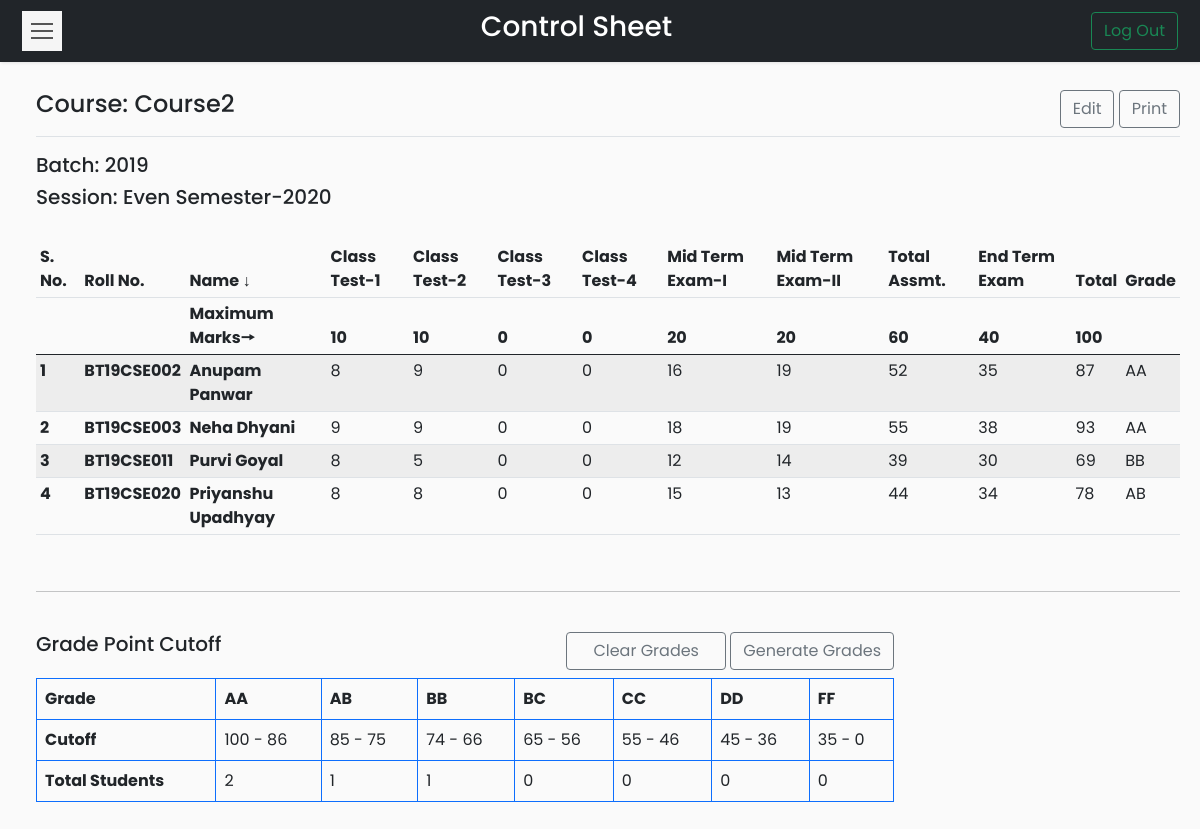
Page /Codes/coursetable.php?course=CSL-X2 (signed in) on the committed database.
### tables this page shows
CREATE TABLE `courses` (
  `id` int(11) NOT NULL,
  `course_name` varchar(50) NOT NULL,
  `course_code` varchar(20) NOT NULL,
  `semester` varchar(25) NOT NULL,
  `batch` varchar(20) NOT NULL
);

CREATE TABLE `controlsheet` (
  `course_code` varchar(20) NOT NULL,
  `roll_no` varchar(20) NOT NULL,
  `name` varchar(50) NOT NULL,
  `class_test_1` float NOT NULL DEFAULT 0,
  `class_test_2` float NOT NULL DEFAULT 0,
  `class_test_3` float NOT NULL DEFAULT 0,
  `class_test_4` float NOT NULL DEFAULT 0,
  `mid_term_1` float NOT NULL DEFAULT 0,
  `mid_term_2` float NOT NULL DEFAULT 0,
  `total_assessment` float NOT NULL DEFAULT 0,
  `end_term` float NOT NULL DEFAULT 0,
  `total_marks` float NOT NULL DEFAULT 0,
  `grade` varchar(5) NOT NULL
);

CREATE TABLE `gradewindow` (
  `course_code` varchar(20) NOT NULL,
  `grade` varchar(5) NOT NULL,
  `lower_cutoff` float NOT NULL,
  `upper_cutoff` float NOT NULL,
  `no_of_students` int(5) NOT NULL
);

### Codes/coursetable.php (the view, shortened to what this page needs)
<?php
if (isset($_SESSION['id'])) {
?>
    <!DOCTYPE html>
    <html>
    <head>
        <link rel="stylesheet" href="css/bootstrap.min.css">
        <link rel="stylesheet" href="css/custom.css">
        <?php
        require_once __DIR__ . '/connection/connect.php';
        if (isset($_GET['course'])) {
            $cd = $_GET['course'];
        } else {
            header('Location: dashboard.php?error=ERROR OCCURRED');
            exit();
        }
        ?>
    </head>
    <body>
        <nav class="navbar navbar-light bg-dark">
            <div class="container-fluid">
                <button type="button" id="sidebarCollapse" class="navbar-btn">
                    <span></span>
                    <span></span>
                    <span></span>
                </button>
                <span class="text-white h3">Control Sheet</span>
                <form class="d-flex">
                    <a href="logout.php">
                        <button class="btn btn-outline-success" type="button">Log Out</button>
                    </a>
                </form>
            </div>
        </nav>
        <div class="wrapper">
            <div id="content">
                <?php
                $sql = "SELECT course_name, semester, batch FROM courses WHERE course_code='$cd'";
                $result = $conn->query($sql);
                $row = $result->fetch_assoc();
                $cn = $row['course_name'];
                ?>
                <main class="col-md-auto ms-sm-3 col-lg-auto px-md-auto" id="printableTable">
                    <div class="d-flex justify-content-between flex-wrap flex-md-nowrap align-items-center pt-2 pb-2 mb-3 border-bottom btn-toolbar mb-3" role="toolbar" aria-label="Toolbar with button groups">
                        <h4 class="h4"><?php echo "Course: " . $cn ?></h4>
                        <div class="d-grid gap-2 d-md-block" role="group" aria-label="First group">
                            <a type="button" class="btn btn-outline-secondary" href="edit.php?course=<?php echo $cd ?>">Edit</a>
                            <a type="button" class="btn btn-outline-secondary" target="_blank" href="print.php?course=<?php echo $cd ?>">Print</a>
                        </div>
                    </div>
                    <h5>Batch: <?php echo $row['batch']; ?></h5>
                    <h5>Session: <?php echo $row['semester']; ?></h5>
                    <br>
                    <div class="table-responsive">
                        <table class="table table-striped table-sm">
                            <thead>
                                <tr>
                                    <th>S. No.</th>
                                    <th>Roll No.</th>
                                    <th>Name ↓</th>
                                    <th>Class Test-1</th>
                                    <th>Class Test-2</th>
                                    <th>Class Test-3</th>
                                    <th>Class Test-4</th>
                                    <th>Mid Term Exam-I</th>
                                    <th>Mid Term Exam-II</th>
                                    <th>Total Assmt.</th>
                                    <th>End Term Exam</th>
                                    <th>Total</th>
                                    <th>Grade</th>
                                </tr>
                                <tr>
                                    <th></th>
                                    <th></th>
                                    <?php
                                    $sql = "SELECT * FROM controlsheet WHERE course_code='$cd'";
                                    $result = $conn->query($sql);
                                    if ($row = $result->fetch_assoc()) {
                                    ?>
                                        <th>Maximum Marks🠖</th>
                                        <th><?php echo $row['class_test_1']; ?></th>
                                        <th><?php echo $row['class_test_2']; ?></th>
                                        <th><?php echo $row['class_test_3']; ?></th>
                                        <th><?php echo $row['class_test_4']; ?></th>
                                        <th><?php echo $row['mid_term_1']; ?></th>
                                        <th><?php echo $row['mid_term_2']; ?></th>
                                        <th><?php echo $row['total_assessment']; ?></th>
                                        <th><?php echo $row['end_term']; ?></th>
                                        <th><?php echo $row['total_marks']; ?></th>
                                        <th><?php echo $row['grade']; ?></th>
                                    <?php } ?>
                                </tr>
                            </thead>
                            <tbody>
                                <?php
                                $i = 1;
                                while ($row = $result->fetch_assoc()) { ?>
                                    <tr>
                                        <td><strong><?php echo $i++; ?></strong></td>
                                        <td><strong><?php echo $row['roll_no']; ?></strong></td>
                                        <td><strong><?php echo $row['name']; ?></strong></td>
                                        <td><?php echo $row['class_test_1']; ?></td>
                                        <td><?php echo $row['class_test_2']; ?></td>
                                        <td><?php echo $row['class_test_3']; ?></td>
                                        <td><?php echo $row['class_test_4']; ?></td>
                                        <td><?php echo $row['mid_term_1']; ?></td>
                                        <td><?php echo $row['mid_term_2']; ?></td>
                                        <td><?php echo $row['total_assessment']; ?></td>
                                        <td><?php echo $row['end_term']; ?></td>
                                        <td><?php echo $row['total_marks']; ?></td>
                                        <td><?php echo $row['grade']; ?></td>
                                    </tr>
                                <?php } ?>
                            </tbody>
                        </table>
                    </div>
                    <br>
                    <hr>
                    <br>
                    <div class="table-responsive grade">
                        <div class="sameline grades">
                            <div class="text-start h5">Grade Point Cutoff</div>
                            <div>
                                <a class="btn btn-outline-secondary mb-2" style="padding-right: 1.63rem; padding-left:1.63rem" href="clear.php?course=<?php echo $cd ?>">Clear Grades</a>
                                <a class="btn btn-outline-secondary mb-2" href="generate.php?course=<?php echo $cd ?>">Generate Grades</a>
                            </div>
                        </div>
                        <table class="table table-bordered border-primary grades">
                            <thead>
                                <tr>
                                    <td><strong>Grade</strong></td>
                                    <?php
                                    $sql = "SELECT grade FROM gradewindow WHERE course_code='$cd' ORDER BY grade";
                                    $result = $conn->query($sql);
                                    while ($row = $result->fetch_assoc()) {
                                    ?>
                                        <td><strong><?php echo $row['grade'];
                                        } ?></strong></td>
                                </tr>
                            </thead>
                            <tbody>
                                <tr>
                                    <td scope="row"><strong>Cutoff</strong></td>
                                    <?php
                                    $sql = "SELECT grade,lower_cutoff,upper_cutoff FROM gradewindow WHERE course_code='$cd' ORDER BY grade";
                                    $result = $conn->query($sql);
                                    while ($row = $result->fetch_assoc()) {
                                    ?>
                                        <td scope="row"><?php echo $row['upper_cutoff']; ?> - <?php echo $row['lower_cutoff']; ?></td>
                                        <?php } ?>
                                </tr>
                                <tr>
                                    <td><strong>Total Students</strong></td>
                                    <?php
                                    $sql = "SELECT grade,no_of_students FROM gradewindow WHERE course_code='$cd' ORDER BY grade";
                                    $result = $conn->query($sql);
                                    while ($row = $result->fetch_assoc()) {
                                    ?>
                                        <td scope="row"><?php echo $row['no_of_students']; ?></td>
                                        <?php } ?>
                                </tr>
                            </tbody>
                        </table>
                    </div>
                </main>
            </div>
        </div>
    <?php
} else {
    header('Location: index.php?error=INVALID REQUEST');
    exit();
}
    ?>
    </body>
    </html>

### Codes/css/custom.css (style rules this page uses)
body { font-family: 'Poppins', sans-serif; background: #fafafa; }
a, a:hover, a:focus { color: inherit; text-decoration: none; transition: all 0.3s; }
.navbar { padding: 10px 10px; background: #fff; border: none; border-radius: 5; margin-bottom: 0px; box-shadow: 1px 1px 3px rgba(0, 0, 0, 0.1); }
.navbar-btn { box-shadow: none; outline: none !important; border: none; }
.wrapper { display: flex; width: 100%; align-items: stretch; perspective: 1500px; }
.grades { width:75%; }
.sameline { display: flex; justify-content: space-between; }
#content { width: 100%; padding: 20px; min-height: 100vh; transition: all 0.3s; }
#sidebarCollapse { width: 40px; height: 40px; background: #f5f5f5; cursor: pointer; }
#sidebarCollapse span { width: 80%; height: 2px; margin: 0 auto; display: block; background: #555; transition: all 0.8s cubic-bezier(0.810, -0.330, 0.345, 1.375); transition-delay: 0.2s; }
#sidebarCollapse span:first-of-type { transform: rotate(45deg) translate(2px, 2px); }
#sidebarCollapse span:nth-of-type(2) { opacity: 0; }
#sidebarCollapse span:last-of-type { transform: rotate(-45deg) translate(1px, -1px); }
@media (max-width: 10000px) { #sidebarCollapse span:first-of-type, #sidebarCollapse span:nth-of-type(2), #sidebarCollapse span:last-of-type { transform: none; opacity: 1; margin: 5px auto; } }

### rows in the picture
courses: course_name "Course2", batch "2019", semester "Even Semester-2020"
controlsheet: class_test_1 "10", class_test_2 "10", class_test_3 "0", class_test_4 "0", mid_term_1 "20", mid_term_2 "20", total_assessment "60", end_term "40", total_marks "100"
controlsheet: roll_no "BT19CSE002", name "Anupam Panwar", class_test_1 "8", class_test_2 "9", class_test_3 "0", class_test_4 "0", mid_term_1 "16", mid_term_2 "19", total_assessment "52", end_term "35", total_marks "87", grade "AA"
controlsheet: roll_no "BT19CSE003", name "Neha Dhyani", class_test_1 "9", class_test_2 "9", class_test_3 "0", class_test_4 "0", mid_term_1 "18", mid_term_2 "19", total_assessment "55", end_term "38", total_marks "93", grade "AA"
controlsheet: roll_no "BT19CSE011", name "Purvi Goyal", class_test_1 "8", class_test_2 "5", class_test_3 "0", class_test_4 "0", mid_term_1 "12", mid_term_2 "14", total_assessment "39", end_term "30", total_marks "69", grade "BB"
controlsheet: roll_no "BT19CSE020", name "Priyanshu Upadhyay", class_test_1 "8", class_test_2 "8", class_test_3 "0", class_test_4 "0", mid_term_1 "15", mid_term_2 "13", total_assessment "44", end_term "34", total_marks "78", grade "AB"
gradewindow: grade "AA", upper_cutoff "100", lower_cutoff "86", no_of_students "2"
gradewindow: grade "AB", upper_cutoff "85", lower_cutoff "75", no_of_students "1"
gradewindow: grade "BB", upper_cutoff "74", lower_cutoff "66", no_of_students "1"
gradewindow: grade "BC", upper_cutoff "65", lower_cutoff "56", no_of_students "0"
gradewindow: grade "CC", upper_cutoff "55", lower_cutoff "46", no_of_students "0"
gradewindow: grade "DD", upper_cutoff "45", lower_cutoff "36", no_of_students "0"
gradewindow: grade "FF", upper_cutoff "35", lower_cutoff "0", no_of_students "0"
